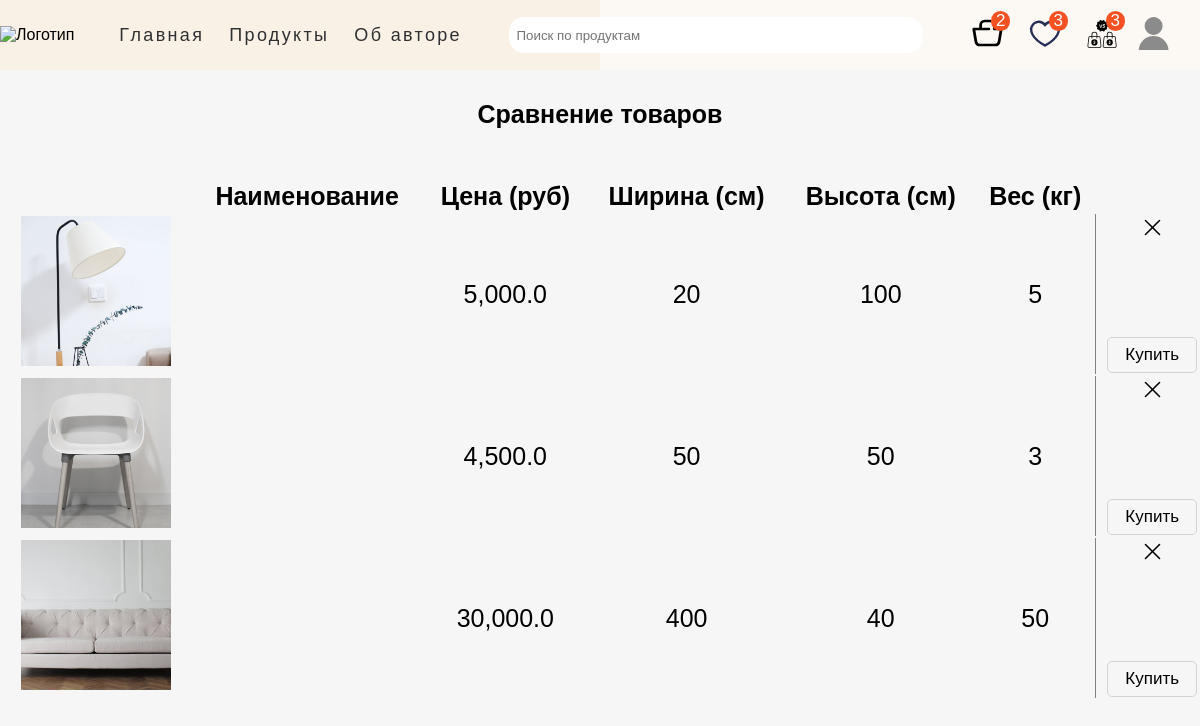
Page /compare/ (signed in) on the committed database.
### main_page/models.py (models this page shows, shortened)
class Menu(models.Model):
    title = models.CharField(max_length=50)
    url = models.CharField(max_length=100)
    class Meta:
        verbose_name = 'Меню'
        verbose_name_plural = 'Меню'

class Product(models.Model):
    category = models.ForeignKey(Category, on_delete=models.CASCADE, null=True,
                                 verbose_name='Категория')
    name = models.CharField(max_length=50, db_index=True, verbose_name='Наименование', null=True)
    slug = models.SlugField(max_length=100, db_index=True, null=True, verbose_name='Слаг')
    description = models.TextField(max_length=350, verbose_name='Описание', null=True)
    img = models.ImageField(upload_to='main_page/images', verbose_name='Изображение', null=True)
    width = models.CharField(max_length=10, verbose_name='Ширина (см)', null=True)
    height = models.CharField(max_length=10, verbose_name='Высота (см)', null=True)
    weight = models.CharField(max_length=10, verbose_name='Вес (кг)', null=True)
    price = models.FloatField(max_length=6, verbose_name='Цена (руб)', null=True)
    discount_price = models.CharField(max_length=10, null=True, verbose_name='Цена со скидкой')
    start_date = models.DateTimeField(null=True, blank=True, verbose_name='Дата старта распродажи')
    end_date = models.DateTimeField(null=True, blank=True, verbose_name='Дата окончания распродажи')
    availability_status = models.ForeignKey(ProductAvailability, on_delete=models.CASCADE, null=True, verbose_name='Наличие')
    reviewer = models.ForeignKey(Profile, on_delete=models.CASCADE, null=True, blank=True)
    vote_total = models.IntegerField(default=0, null=True, blank=True)
    vote_ratio = models.IntegerField(default=0, null=True, blank=True)
    created = models.DateTimeField(auto_now_add=True, null=True)
    updated = models.DateTimeField(auto_now=True, null=True)
    cart_prods = models.ForeignKey(ShoppingCart, on_delete=models.CASCADE, null=True)
    class Meta:
        ordering = ('name', '-vote_ratio', '-vote_total')
        index_together = ('id', 'slug',)
        verbose_name = 'Товар'
        verbose_name_plural = 'Товары'

### prod_comparison/views.py (the view)
# urls.py: path('', views.get_all_products, name='all_compare'),
@login_required
def get_all_products(request):
    menu = Menu.objects.all()
    cart_prods_counter = request.user.shoppingcart_set.all()
    favourite_prods_counter = request.user.favourite_set.all()
    compare_prods_counter = request.user.compare_set.all()
    compare_items = request.user.compare_set.all()
    compare_items = [item.product for item in compare_items]
    return render(request, 'prod_compare/compare_prod.html', {
        'compare_items': compare_items,
        'menu': menu,
        'cart_prods_counter': cart_prods_counter,
        'favourite_prods_counter': favourite_prods_counter,
        'compare_prods_counter': compare_prods_counter,
    })

### templates/prod_compare/compare_prod.html
{% extends 'main_page/base.html' %}
{% load static %}
{% block css %}
    <link rel="stylesheet" href="{% static 'css/compare.css' %}">
{% endblock %}
{% block content %}
    <h1 class="compare-app__title">Сравнение товаров</h1>
    <section class="container">
        <div class="compare-group">
            <table class="compare-product-table">
                <thead>
                    <tr class="row-titles">
                        <th class="product-thumbnail">&nbsp;</th>
                        <th class="product-name">Наименование</th>
                        <th class="product-price">Цена (руб)</th>
                        <th class="product-width">Ширина (см)</th>
                        <th class="product-height">Высота (см)</th>
                        <th class="product-weight">Вес (кг)</th>
                        <th class="product-remove"></th>
                    </tr>
                </thead>
                <tbody>
                    {% if compare_items %}
                        {% for spec in compare_items %}
                            <tr class="table-row">
                                <td><img src="{{ spec.img.url }}" height="150" width="150" alt="Товар"></td>
                                <td><p>{{ spec.product }}</p></td>
                                <td><p>{{ spec.price }}</p></td>
                                <td><p>{{ spec.width }}</p></td>
                                <td><p>{{ spec.height }}</p></td>
                                <td><p>{{ spec.weight }}</p></td>
                                <td class="product-action-section">
                                    <div class="product-action">
                                        <a class="remove-prod" href="{% url 'compare:remove_item' spec.id %}">
                                            <img src="{% static 'shopping_cart/remove-icon.svg' %}" width="25px" height="25px"
                                            alt="Удалить товар">
                                        </a>
                                        <a class="buy-prod" href="{% url 'cart:add_item' spec.id %}">Купить</a>
                                    </div>
                                </td>
                            </tr>
                        {% endfor %}
                    {% endif %}
                </tbody>
            </table>
        </div>
    </section>
{% endblock %}

### templates/main_page/base.html (shortened to what this page needs)
<!DOCTYPE html>
{% load static %}
<html lang="en">
<head>
    <link rel="stylesheet" href="{% static 'css/base.css' %}">
    <link rel="stylesheet" href="{% static 'fonts/Gilroy-Medium.woff' %}">
    {% block css %} {% endblock %}
</head>
<body>
        <header class="page-header">
            <div class="page-header__wrapper container">
                <nav class="site-nav page-header__site-nav">
                    <div class="page-header__logo">
                        <a href="{% url 'main_page:index' %}">
                            <img src="{% static 'main_page/funiro-logo.svg' %}" alt="Логотип">
                        </a>
                    </div>
                    <ul class="site-nav__list">
                        {% for item in menu %}
                            <li class="site-nav__item"><a href="{{ item.url }}">{{ item.title }}</a></li>
                        {% endfor %}
                    </ul>
                </nav>
                <div class="site-nav__search-block">
                    <form action="{% url 'main_page:index' %}" method="get">
                        <div class="form_field">
                            <input class="search-bar" id="formInput#search" type="text" name="search_query"
                                       value="{{ search_query }}" placeholder="Поиск по продуктам"/>
                        </div>
                    </form>
                </div>
                <div class="user-nav__user-block">
                    {% if user.is_authenticated %}
                        <div class="user-nav__shop_block">
                            <span class="cart-counter">{{ cart_prods_counter.count }}</span>
                            <span class="favourite-counter">{{ favourite_prods_counter.count }}</span>
                            <span class="compare-counter">{{ compare_prods_counter.count }}</span>
                            <a href="{% url 'cart:cart' %}"><img src="{% static 'main_page/shop_cart.svg' %}"
                                                                 height="32" width="33" alt="Корзина товаров">
                            </a>
                            <a href="{% url 'favourites:all_products' %}"><img src="{% static 'main_page/favourites-icon.svg' %}"
                                                                               width="32" height="33" alt="Избранное">
                            </a>
                            <a href="{% url 'compare:all_compare' %}"><img src="{% static 'main_page/compare.svg' %}"
                                                                               width="32" height="33" alt="Избранное">
                            </a>
                        </div>
                        <div class="user-nav__profile">
                            <a class="user-nav__logo" id="user-icon" href="{% url 'main_page:index' %}">
                                <img src="{% static 'main_page/user_logo.svg' %}"
                                     width="32" height="33" alt="Пользователь">
                            </a>
                        </div>
                    {% else %}
                        <ul class="user-nav__user-auth">
                            <li><a href="{% url 'signup' %}">Зарегистрироваться</a></li>
                            <li><a href="{% url 'login' %}">Войти</a></li>
                        </ul>
                    {% endif %}
                </div>
            </div>
        </header>
        {% block content %}{% endblock %}
</body>
</html>

### main_page/static/css/base.css (style rules this page uses)
html, body { height: 100%; }
body { padding: 0; margin: 0; font-family: 'Gilroy Medium', 'Arial', sans-serif; background-color: #ffffff; }
.page-header { left: 0; background-image: url("../main_page/main-back-2.png"), url("../main_page/main-back-1.png"); background-size: 50% 100%, 50% 100%; background-repeat: no-repeat, no-repeat; background-position: left, right; }
h1, h2, h3, p { margin: 0; padding: 0; }
.container { max-width: 1240px; min-width: 320px; margin: 0 auto; box-sizing: border-box }
a { text-decoration: none; color: black; cursor: pointer; }
.page-header { position: sticky; top: 0; z-index: 100; }
ul { margin: 0; padding: 0; }
.page-header { background-color: lightgray; }
.page-header__wrapper { display: flex; flex-wrap: wrap; justify-content: space-between; align-items: center; height: 70px; }
.page-header__site-nav { display: flex; align-items: center; }
.site-nav__list { display: flex; margin-left: 20px; list-style: none; }
.site-nav__search-block { position: relative; }
.site-nav__search-block input { width: 400px; height: 30px; border-radius: 15px; padding: 3px 7px 3px 7px; border: none; }
.site-nav__item, .user-nav__logo { margin: 15px 0 15px 0; padding-left: 25px; }
.site-nav__item a { font-size: 18px; line-height: 19px; color: #303032; letter-spacing: .13em; }
.user-nav__user-block { display: flex; align-items: center; }
.user-nav__logo { margin: 0; padding: 0; }
.user-nav__profile { display: flex; justify-content: center; flex-direction: column; align-items: center; margin-right: 30px; }
.user-nav__profile { position: relative; display: block; }
.user-nav__shop_block { display: flex; position: relative; margin-right: 20px; }
.user-nav__shop_block a:not(:last-child) { margin-right: 25px; }
.user-nav__shop_block span { position: absolute; text-transform: uppercase; font-size: 17px; padding: 0 5px 0 5px; border-radius: 100%; color: white; background-color: #f55123; }
.cart-counter { top: -6px; left: 20px; }
.favourite-counter { top: -6px; right:50px; }
.compare-counter { top: -6px; right: -7px; }

### prod_comparison/static/css/compare.css (style rules this page uses)
body { padding: 0; margin: 0; background-color: #f6f6f6; }
a { text-decoration: none; color: black; cursor: pointer; }
section { padding: 20px 0 20px 0; font-size: 25px; }
.compare-app__title { text-align: center; font-size: 25px; padding: 30px 0 30px 0; }
.compare-product-table { width: 100%; text-align: center; }
.compare-product-table tbody tr { border-bottom: 1px dashed black; }
.product-action-section { border-left: 1px solid rgb(128, 128, 128); }
.product-action { display: flex; flex-direction: column; justify-content: space-between; height: 158px; padding-left: 10px; }
.buy-prod { font-size: 17px; border-radius: 5px; border: 1px solid lightgray; padding: 7px; }

### rows in the picture
Menu: title "Главная"
Menu: title "Продукты"
Menu: title "Об авторе"
Product: img (picture), price "5,000.0", width "20", height "100", weight "5"
Product: img (picture), price "4,500.0", width "50", height "50", weight "3"
Product: img (picture), price "30,000.0", width "400", height "40", weight "50"

### other values in the picture
{{ cart_prods_counter.count }} "2"
{{ favourite_prods_counter.count }} "3"
{{ compare_prods_counter.count }} "3"
